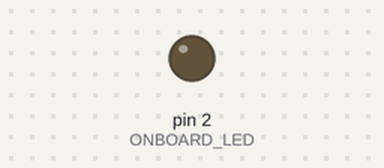
This sketch was run on a simulated Arduino Uno, built with avr-gcc and run on an emulated ATmega328P. On the bench: output pins drawn as LEDs (lit = HIGH).

Above: at 1.0 s.
At 5.07 s:
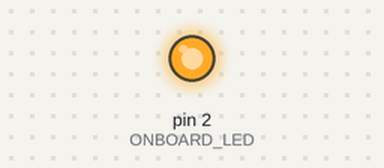
Timing chart, 0 to 6.0 s (numbered marks = the images above):
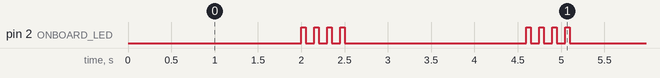

Measured:
- by itself, pin 2 (ONBOARD_LED): repeats every 2.6 s: 3 × (LOW 0.10 s, HIGH 0.05 s), LOW 2.1 s, HIGH 0.05 s
- by itself, everything shown: repeats every 2.6 s, in 8 steps

The sketch:

blink_led.ino
```cpp
#define ONBOARD_LED  2

void setup() {
  pinMode(ONBOARD_LED,OUTPUT);
}

void loop() {
  delay(2000);
  for (int i = 0; i <= 3; i++) {
    digitalWrite(ONBOARD_LED,HIGH);
    delay(50);
    digitalWrite(ONBOARD_LED,LOW);
    delay(100);
  }
}
```
